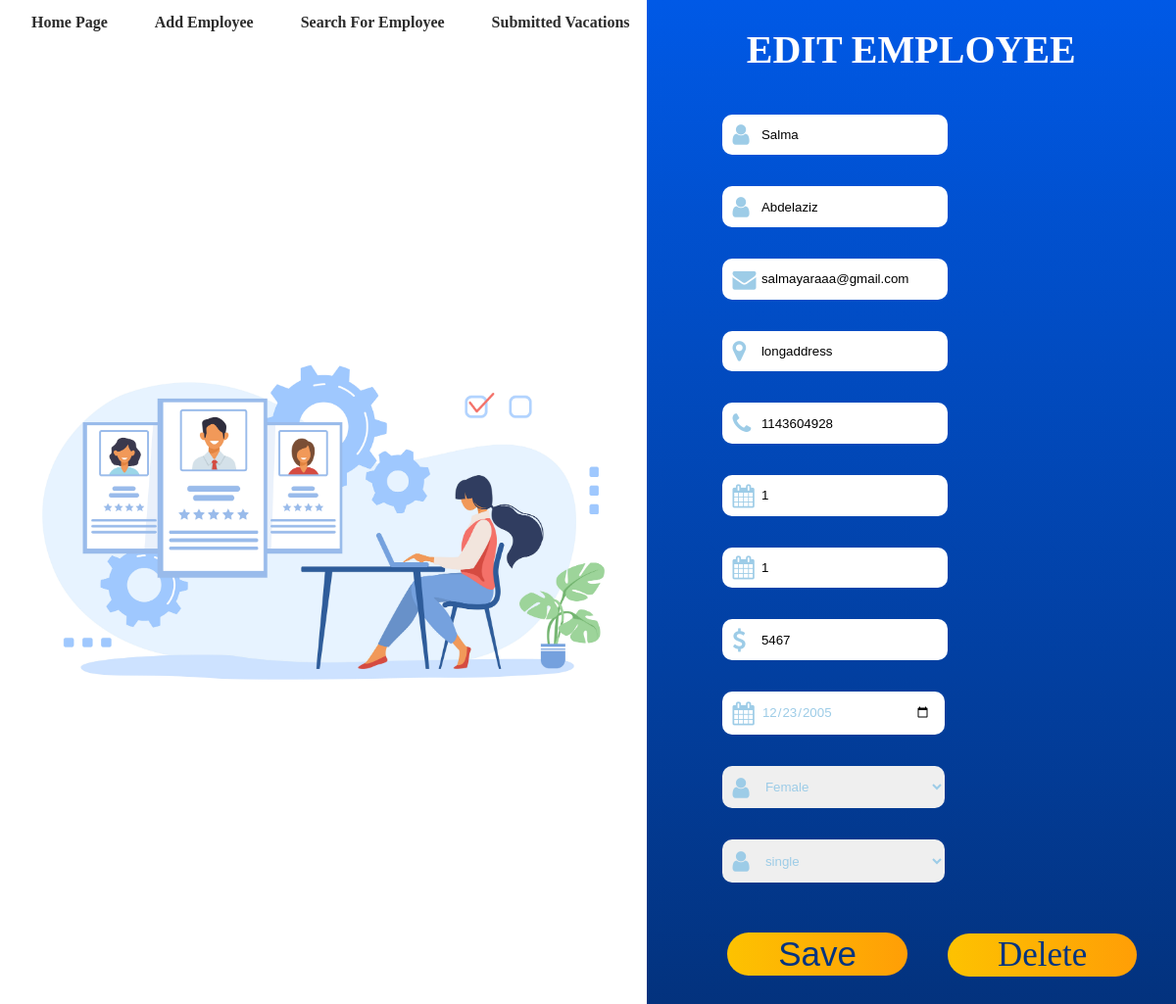
/employees/1/update, run on the app's committed database.
### hr_app/models.py (models this page shows, shortened)
class Employee(models.Model):
    material = [
        ('single','single'),
        ('married','married'),
        ('widowed','widowed'),
        ('divorced','divorced'),
        ('separated','separated'),
    ]
    gen = [
        ('Male','Male'),
        ('Female','Female'),
    ]
    firstname = models.CharField(max_length=50)
    lastname = models.CharField(max_length=50)
    email = models.EmailField(max_length=50)
    userid = models.IntegerField(primary_key=True)
    address = models.CharField(max_length=50)
    material_status = models.CharField(max_length=50,choices=material)
    gender = models.CharField(max_length=50,choices=gen)
    phone = models.CharField(max_length= 100)
    vcation_days = models.IntegerField()
    approved_vacation = models.IntegerField()
    salary = models.IntegerField()
    date = models.DateField()

### hr_app/views.py (the view)
# urls.py: path('employees/<pk>/update', views.UpdateEmployeeView.as_view(), name= "edit"),
class UpdateEmployeeView(UpdateView):
    model = Employee
    form_class = EditEmployee
    template_name = 'edit.html'
    success_url = reverse_lazy('search')
    def get_context_data(self, **kwargs):
        context = super().get_context_data(**kwargs)
        context['pk'] = self.kwargs['pk']
        return context

### hr_app/forms.py
class EditEmployee(forms.ModelForm):
    class Meta:
        model = models.Employee
        fields = "__all__"
        exclude = ['userid']
        widgets = {
            "date": forms.DateInput(attrs={"placeholder": "Date of birth","type":"date"}),
        }

### hr_app/templates/edit.html (shortened to what this page needs)
{% load static %}
<!DOCTYPE html>
<html lang="en">
  <head>
    <link
    rel="stylesheet"
    href="https://cdnjs.cloudflare.com/ajax/libs/font-awesome/4.7.0/css/font-awesome.min.css"
    />
    <link rel="stylesheet" href="{% static 'style/editStyle.css' %}" />
    <link rel="stylesheet" href="{% static 'style/navStyle.css' %}" />
  </head>
  <header>
    {% include 'partials/_header2.html' %}
  </header>
  <body>
    <div class="office-img">
      <img src="{% static 'shapes/edit.jpg' %}" alt="officeimg" />
    </div>
    <div class="form-container">
      <h1>Edit Employee</h1>
      <form method="POST">
        <div class="form-group">
          <i class="fa fa-user icon" style="font-size: 1.5em"></i>
          {{form.firstname}}
        </div>
        <div class="form-group">
          <i class="fa fa-user icon" style="font-size: 1.5em"></i>
          {{form.lastname}}
        </div>
        <div class="form-group">
          <i class="fa fa-envelope" style="font-size: 1.5em"></i>
          {{form.email}}
        </div>
        <div class="form-group">
          <i class="fa fa-map-marker" style="font-size: 1.5em"></i>
          {{form.address}}
        </div>
        <div class="form-group">
          <i class="fa fa-phone" style="font-size: 1.5em"></i>
          {{form.phone}}
        </div>
        <div class="form-group">
          <i class="fa fa-calendar" style="font-size: 1.5em"></i>
          {{form.vcation_days}}
        </div>
        <div class="form-group">
          <i class="fa fa-calendar" style="font-size: 1.5em"></i>
          {{form.approved_vacation}}
        </div>
        <div class="form-group">
          <i class="fa fa-dollar" style="font-size: 1.5em"></i>
          {{form.salary}}
        </div>
        <div class="form-group">
          <i class="fa fa-calendar" style="font-size: 1.5em"></i>
          {{form.date}}
        </div>
        <div class="form-group">
          <i class="fa fa-user icon" style="font-size: 1.5em"></i>
          {{form.gender}}
        </div>
        <div class="form-group">
          <i class="fa fa-user icon" style="font-size: 1.5em"></i>
          {{form.material_status}}
        </div>
        <div class="form-group button-container">
          <button type="submit" class="button">Save</button>
          <a onclick="del('{% url 'delete' pk=pk %}')" style="text-align: center;" class="button" href="{%url 'search' %}">Delete</a>
        </div>
      </form>
    </div>
  </body>
</html>

### hr_app/static/style/editStyle.css (style rules this page uses)
html, body { height: 100%; margin: 0; }
body { display: grid; grid-template-areas: 'header header header form form form' 'img img img form form form'; overflow: hidden; }
header { grid-area: header; height: fit-content; }
div.office-img { grid-area: img; }
div.form-container { grid-area: form; background: rgb(3,50,125); background: linear-gradient(0deg, rgba(3,50,125,1) 0%, rgba(0,89,230,1) 100%); }
div.office-img img { width: 100%; height: auto; }
a { text-decoration: none; }
h1 { font-family: cursive; font-weight: bold; font-size: 2.5em; text-transform: uppercase; color: white; display: block; text-align: center; }
form { margin-left: 2em; }
.form-group { display: inline-flex; margin: 1em 1em 1em 2em ; width: 15em; }
i { position: absolute; padding: 1em; color: #9dcce7; justify-self: center; align-self: center; }
input, select { padding: 1em; border-radius: 10px; margin-left: 1em; font-family: "Liberation Sans", sans-serif; padding-left: 3em; border: none; outline: none; width: 30em; }
input[type="date"], select { color: #9dcce7; }
*::placeholder { color: #9dcce7; }
.button-container { display: block; width: auto; }
.button { display: inline-block; color: #033480; margin: 4%; width: 40%; padding: 0.5% 1%; border: none; border-radius: 50px; background-image: linear-gradient(90deg, #fdc201, #ff9e06); cursor: pointer; font-size: 35px; }
a.button { text-decoration: none; }

### data on the page
Employee: firstname "Salma", lastname "Abdelaziz", email "salmayaraaa@gmail.com", address "longaddress", phone "1143604928", vcation_days "1", approved_vacation "1", salary "5467", date "12/23/2005", gender "Female", material_status "single"
